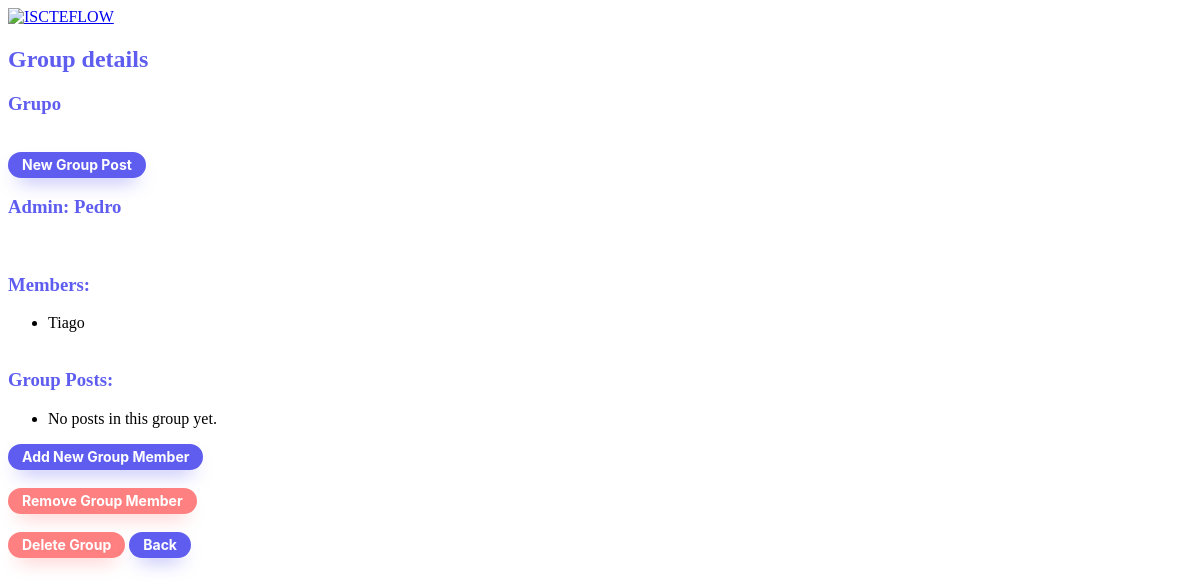
The app's page /home/my_groups/group_detail/3/ (signed in), older data.
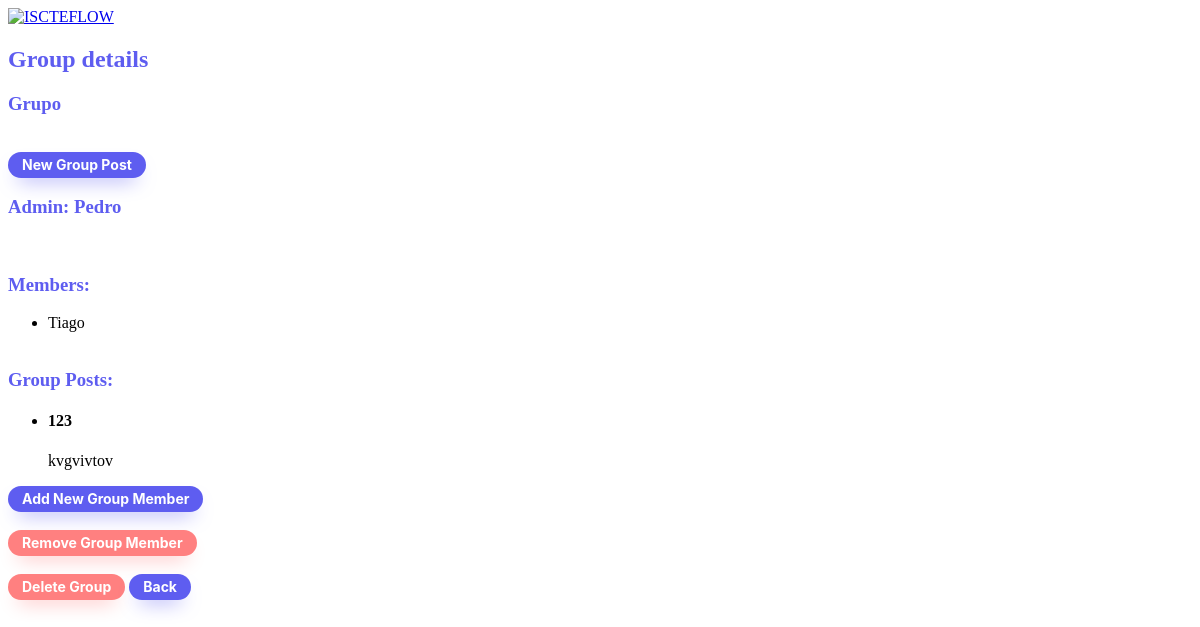
The same page, newer data.
### home/models.py (models this page shows, shortened)
class GroupPost(models.Model):
    post = models.OneToOneField(Post, on_delete=models.CASCADE)
    group = models.OneToOneField(Group, on_delete=models.CASCADE)

class Post(models.Model):
    author = models.ForeignKey(User, on_delete=models.SET_NULL, blank=True, null=True)
    post_content = models.TextField()
    post_time = models.DateTimeField('post date')
    post_title = models.CharField(max_length=100, default='No title')
    liked_by = models.ManyToManyField(User, related_name='post_likes')
    likes_count = models.PositiveIntegerField(default=0)
    topic = models.CharField(max_length=100, null=True)
    favorited_by = models.ManyToManyField(User, related_name='favorite_posts')

### home/views.py (the view)
# urls.py: path('my_groups/group_detail/<int:group_id>/', views.group_detail, name='group_detail'),
@login_required
def group_detail(request, group_id):
    latest_post_list = GroupPost.objects.filter(group_id=group_id)
    group = get_object_or_404(Group,id=group_id)
    return render(request,'home/group_detail.html', {'group':group,'latest_post_list': latest_post_list})

### home/templates/home/group_detail.html (shortened to what this page needs)
<!DOCTYPE html>
<html lang="en">
<head>
    {% load static %}
    <link rel="stylesheet" type="text/css" href="{% static 'home/css/styles.css'  %}">
</head>
<body>
    <a href="/home">
        <img src="{% static 'home/images/image.png'%}" alt="ISCTEFLOW" width="400" height="100">
        </a>
    <h2>Group details</h2>
    <h3>{{ group.group_name }}</h3>
    <br>
    <button class="button-34" onclick="window.location.href='{% url 'home:new_group_post' group.id %}'">New Group Post</button>
    <br>
    <h3>Admin: {{ group.admin }}</h3>
    <br>
    <h3>Members:</h3>
    <ul>
        {% for member in group.members.all %}
            <li>{{ member.username }}</li>
        <br>
        {% empty %}
            <li>Your group has no members.</li>
        {% endfor %}
    </ul>
    <h3>Group Posts:</h3>
    <ul>
        {% for grouppost in latest_post_list %}
            <li>
                <h4>{{ grouppost.post.post_title }}</h4>
                <p>{{ grouppost.post.post_content }}</p>
            </li>
        {% empty %}
            <li>No posts in this group yet.</li>
        {% endfor %}
    </ul>
      {% if request.user == group.admin %}
    <button class="button-34"  onclick="window.location.href='{% url 'home:add_group_member' group.id %}'">Add New Group Member</button>
    <br>
    <br>
    <button class="button-33" onclick="window.location.href='{% url 'home:delete_member' group.id %}'">Remove Group Member</button>
    <br>
    <br>
    <button class="button-33" onclick="window.location.href='{% url 'home:delete_group' group.id %}'">Delete Group</button>
    {% endif %}
    <button class="button-34" onclick="window.location.href='{% url 'home:my_groups' %}'">Back</button>
</body>
</html>
</body>
</html>

Row changes from the older to the newer data that the page shows:
added GroupPost: post.post_title "123", post.post_content "kvgvivtov"
Text that changed along with them:
text no longer shown: "No posts in this group yet."
